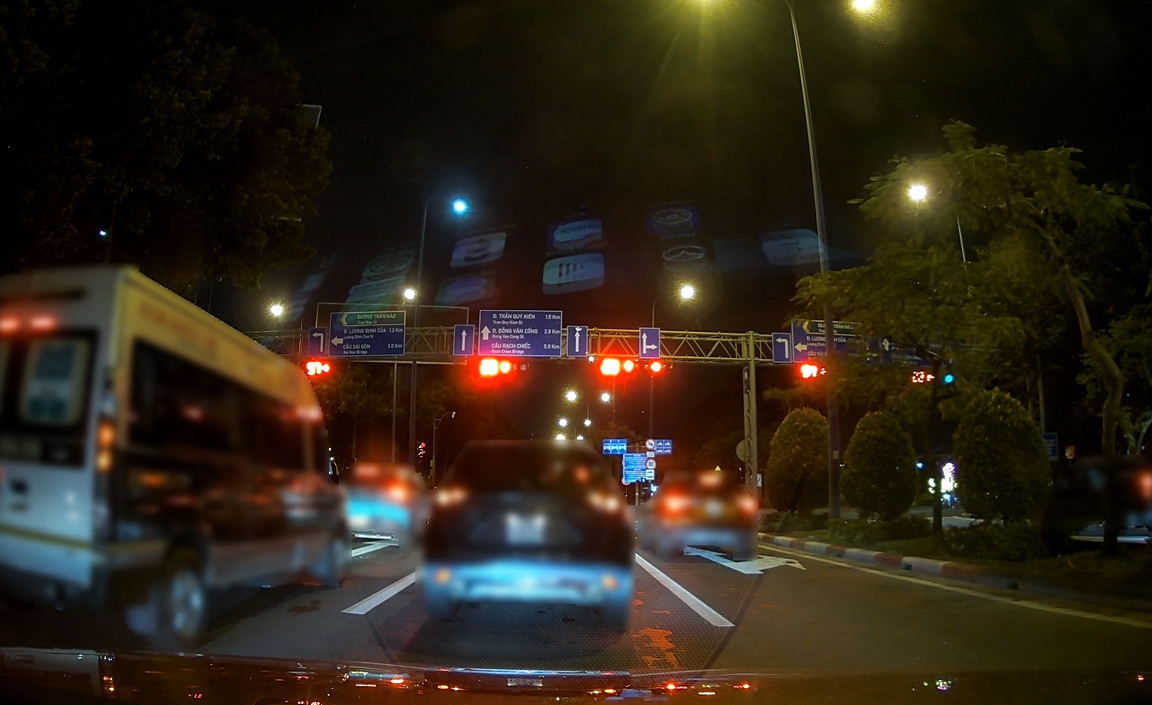
#> input picture trainining/traffic.png, 1152 x 705 px
$ jupyter execute edit_image.ipynb
#> lines starting #> are read from the running program, lines starting #| are printed output that depends on the picture
[cell 1]
import cv2 as cv
import numpy as np

# Load image
img = cv.imread("traffic.png")
#> img is the input picture: shape (705, 1152, 3); mean B, G, R 23.2, 36.5, 46.1

# Convert to LAB color space
lab = cv.cvtColor(img, cv.COLOR_BGR2LAB)
#> lab: shape (705, 1152, 3); mean of channels 0, 1, 2 39.3, 130.9, 137
l, a, b = cv.split(lab)
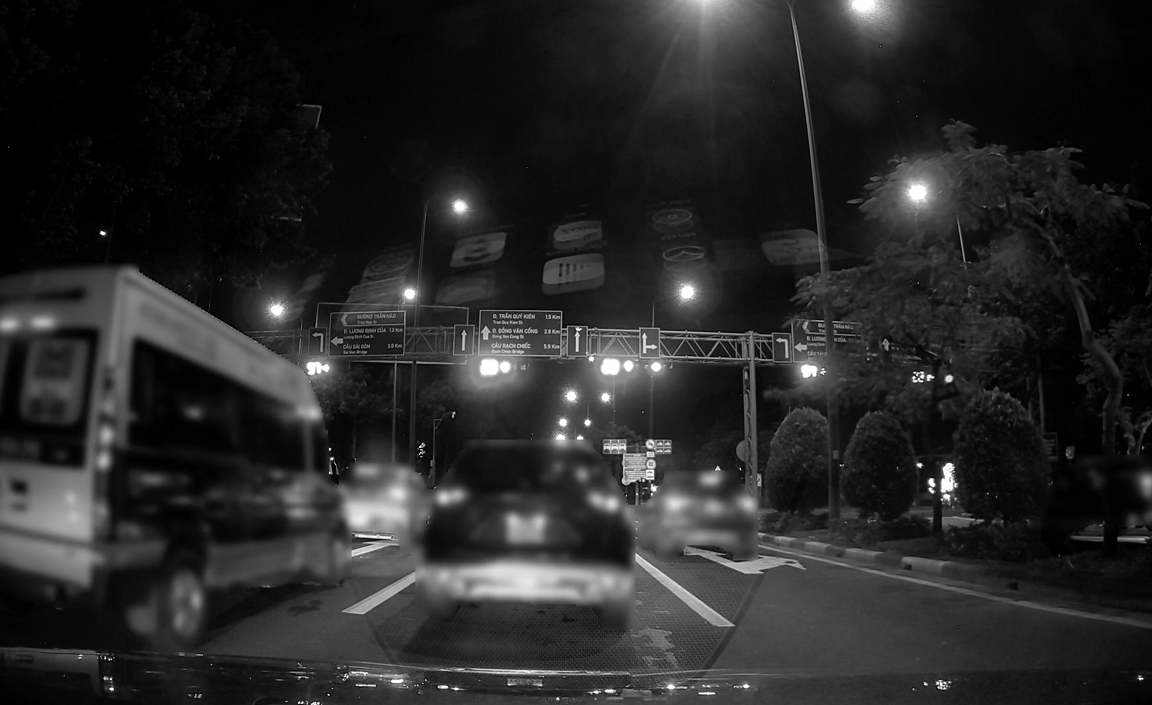
#> l: shape (705, 1152); min 0, max 255, mean 39.3
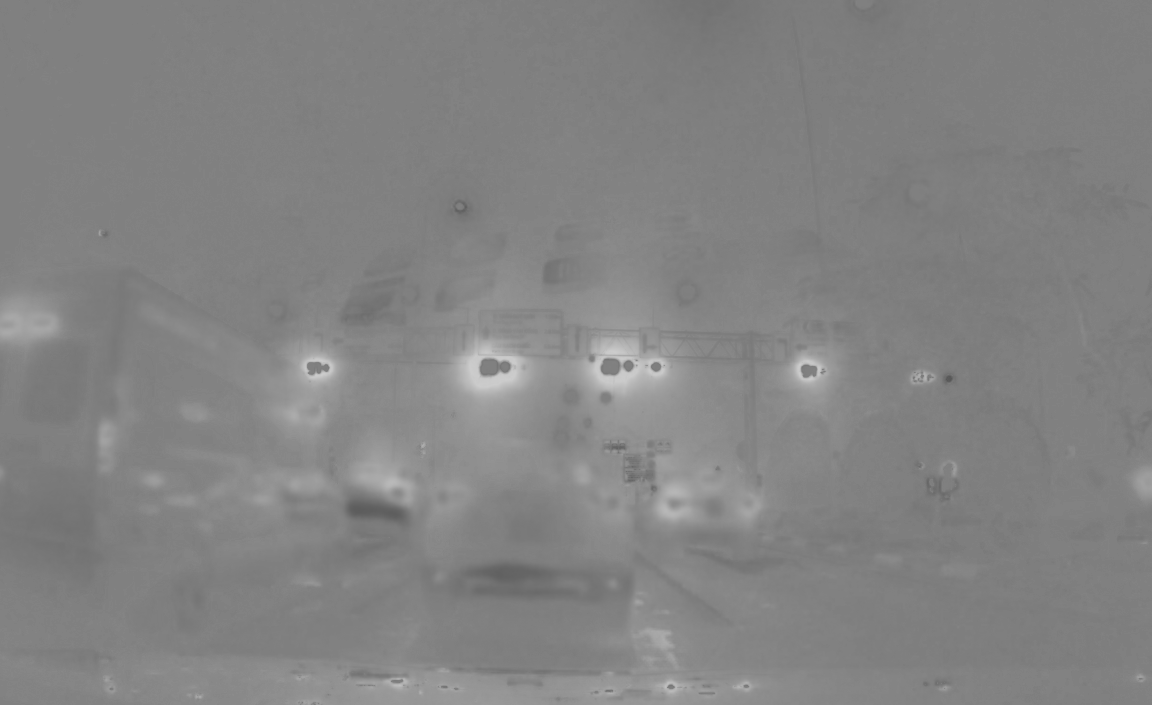
#> a: shape (705, 1152); min 87, max 204, mean 130.9
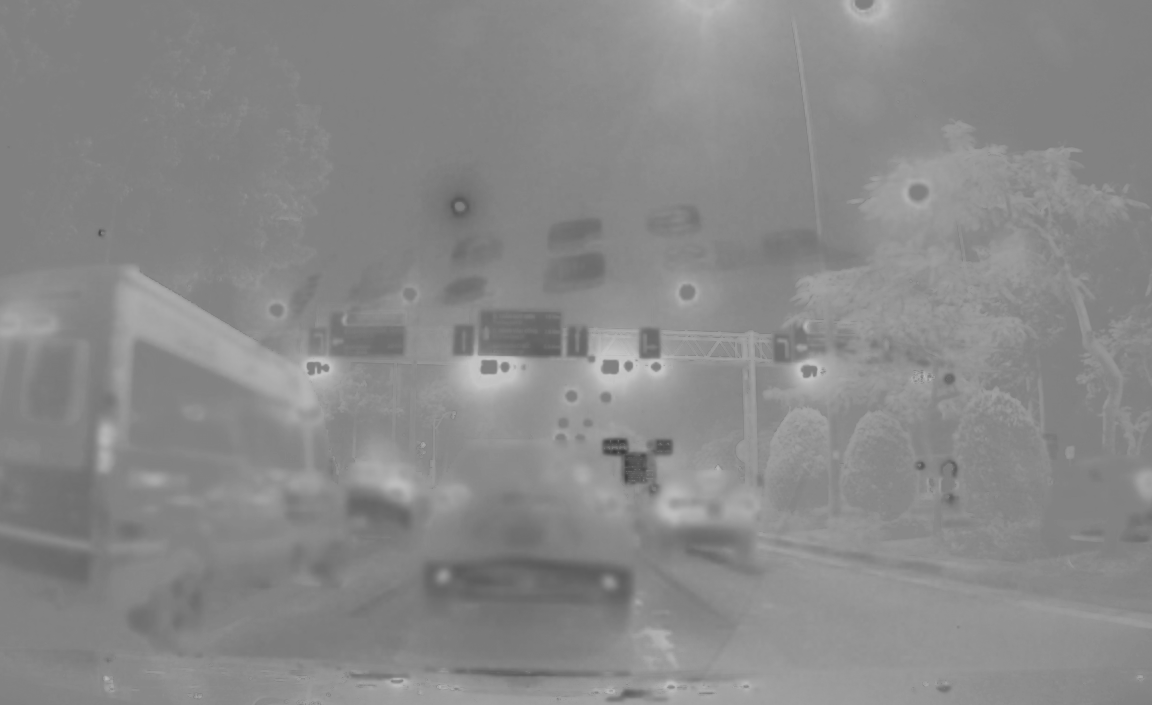
#> b: shape (705, 1152); min 58, max 206, mean 137

# Apply CLAHE to the L-channel
clahe = cv.createCLAHE(clipLimit=3.0, tileGridSize=(8,8))
cl = clahe.apply(l)
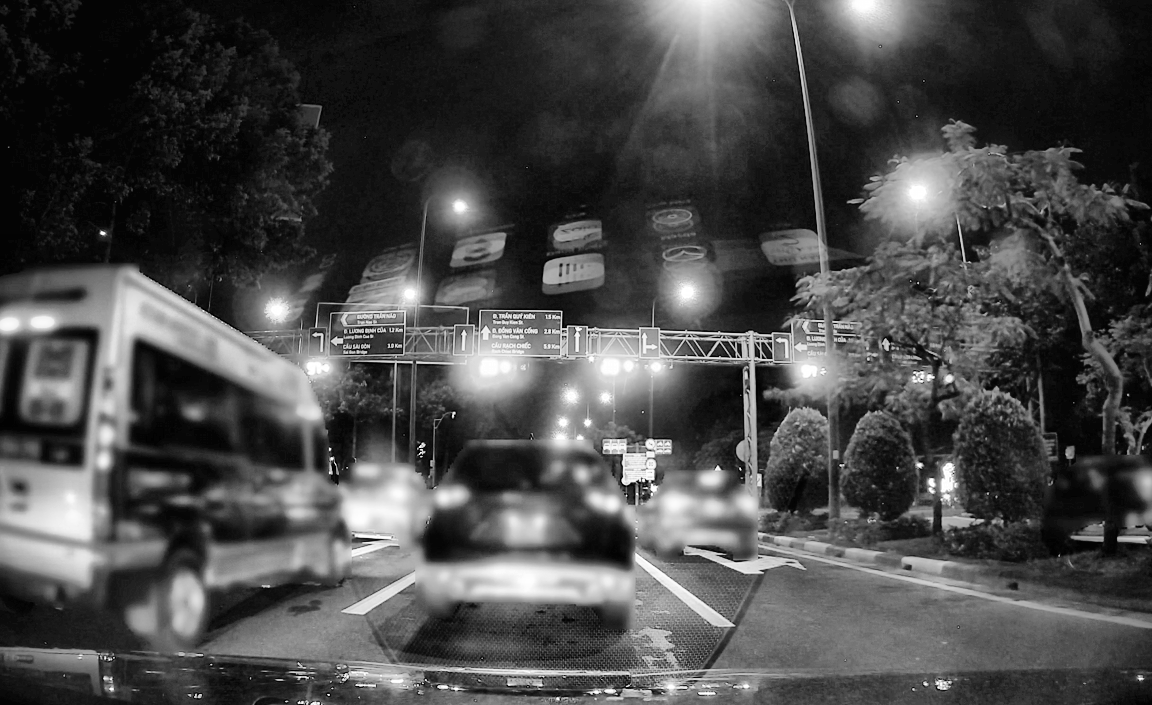
#> cl: shape (705, 1152); min 0, max 255, mean 73.5

# Merge back
enhanced_lab = cv.merge((cl, a, b))
#> enhanced_lab: shape (705, 1152, 3); mean of channels 0, 1, 2 73.5, 130.9, 137
enhanced = cv.cvtColor(enhanced_lab, cv.COLOR_LAB2BGR)

# Optional: sharpen
blurred = cv.GaussianBlur(enhanced, (0,0), 3)
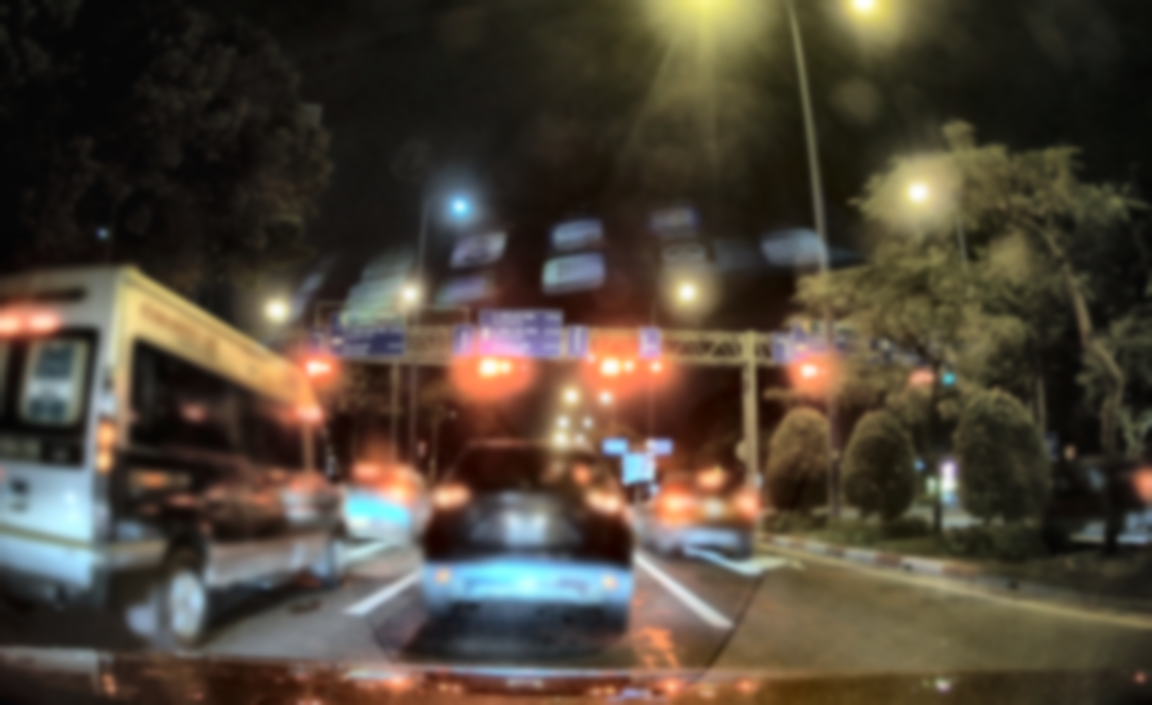
#> blurred: shape (705, 1152, 3); mean B, G, R 56, 68.6, 78.6
sharp = cv.addWeighted(enhanced, 1.5, blurred, -0.5, 0)

# Save result
cv.imwrite("enhanced_text_visibility.png", sharp)

cv.imshow("Enhanced Text", sharp)
cv.waitKey(0)
cv.destroyAllWindows()
